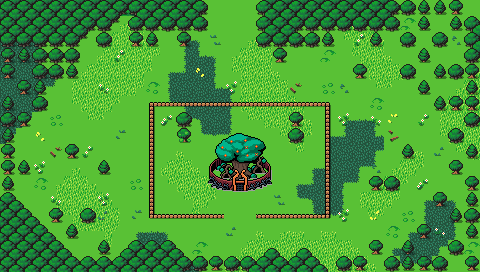

A 2D game scene composited from a Tiled map and its tileset images. What follows is a short description and the map's XML, with each tile layer's data collapsed to a summary:
An orthogonal 30x17 tile map with 16x16 px tiles, 5 tile layers (Collision, Background, Grass, Trees, ...), 2 tilesets and 10 objects.

<map version="1.5" tiledversion="1.7.2" orientation="orthogonal" renderorder="right-down" width="30" height="17" tilewidth="16" tileheight="16" infinite="0" nextlayerid="8" nextobjectid="73">
 <editorsettings>
  <export target="wastetown..tmx" format="tmx" />
 </editorsettings>
 <tileset firstgid="1" source="../../../../common/maps/tileset/main.tsx" />
 <tileset firstgid="3477" source="../../../../common/maps/tileset/buildings.tsx" />
 <layer id="6" name="Collision" width="30" height="17">
  <data>[510 cells, 163 non-empty, 12 distinct tile ids]</data>
 </layer>
 <layer id="1" name="Background" width="30" height="17">
  <data>[510 cells, 510 non-empty, 1 distinct tile ids]</data>
 </layer>
 <layer id="2" name="Grass" width="30" height="17">
  <data>[510 cells, 257 non-empty, 36 distinct tile ids]</data>
 </layer>
 <layer id="7" name="Trees" width="30" height="17">
  <data>[510 cells, 150 non-empty, 17 distinct tile ids]</data>
 </layer>
 <layer id="3" name="Clutter" width="30" height="17">
  <properties>
   <property name="spriteLayer" type="bool" value="true" />
  </properties>
  <data>[510 cells, 131 non-empty, 48 distinct tile ids]</data>
 </layer>
 <objectgroup id="4" name="Objects">
  <object id="63" template="../../../../common/maps/obj/door_down.tx" x="223.901" y="16.5119">
   <properties>
    <property name="teleport" value="../Shandalar Old Border/maps/map/jacetower/portal_1G3.tmx" />
    <property name="teleportObjectId" value="64" />
   </properties>
  </object>
  <object id="64" template="../../../../common/maps/obj/treasure.tx" x="232.364" y="121.027" />
  <object id="65" template="../../../../common/maps/obj/treasure.tx" x="303.667" y="126.667" />
  <object id="66" template="../../../../common/maps/obj/gold.tx" x="233" y="131.333" />
  <object id="67" template="../../../../common/maps/obj/gold.tx" x="160.667" y="123" />
  <object id="68" template="../../../../common/maps/obj/enemy.tx" x="209.333" y="124.667">
   <properties>
    <property name="enemy" value="Elf" />
   </properties>
  </object>
  <object id="69" template="../../../../common/maps/obj/enemy.tx" x="253.667" y="124.333">
   <properties>
    <property name="enemy" value="High Elf" />
   </properties>
  </object>
  <object id="70" template="../../../../common/maps/obj/enemy.tx" x="161.333" y="151.667">
   <properties>
    <property name="enemy" value="Elf" />
   </properties>
  </object>
  <object id="71" template="../../../../common/maps/obj/enemy.tx" x="304" y="149">
   <properties>
    <property name="enemy" value="Elf" />
   </properties>
  </object>
  <object id="72" template="../../../../common/maps/obj/enemy.tx" x="232" y="212.333">
   <properties>
    <property name="enemy" value="Elf warrior" />
   </properties>
  </object>
 </objectgroup>
</map>
